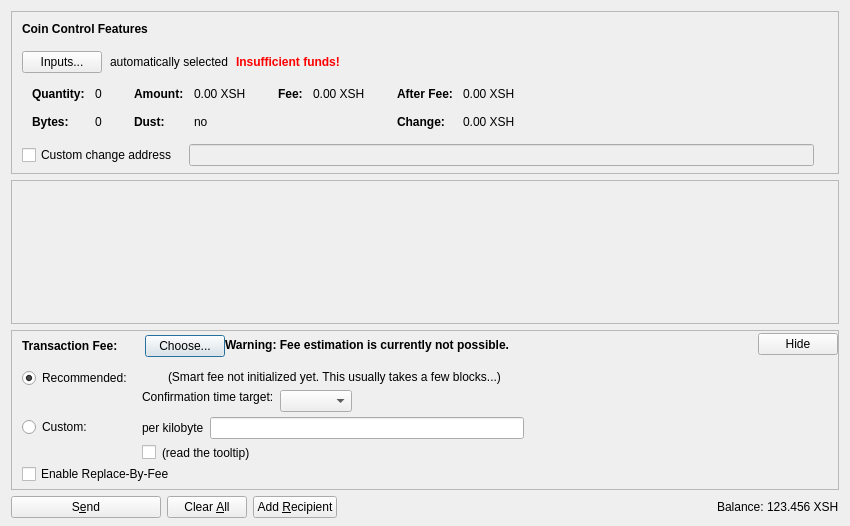
<?xml version="1.0" encoding="UTF-8"?>
<ui version="4.0">
 <class>SendCoinsDialog</class>
 <widget class="QDialog" name="SendCoinsDialog">
  <property name="geometry">
   <rect>
    <x>0</x>
    <y>0</y>
    <width>850</width>
    <height>526</height>
   </rect>
  </property>
  <property name="windowTitle">
   <string>Send Coins</string>
  </property>
  <layout class="QVBoxLayout" name="verticalLayout" stretch="0,1,0,0">
   <property name="bottomMargin">
    <number>8</number>
   </property>
   <item>
    <widget class="QFrame" name="frameCoinControl">
     <property name="sizePolicy">
      <sizepolicy hsizetype="Expanding" vsizetype="Expanding">
       <horstretch>0</horstretch>
       <verstretch>0</verstretch>
      </sizepolicy>
     </property>
     <property name="maximumSize">
      <size>
       <width>16777215</width>
       <height>16777215</height>
      </size>
     </property>
     <property name="frameShape">
      <enum>QFrame::StyledPanel</enum>
     </property>
     <property name="frameShadow">
      <enum>QFrame::Sunken</enum>
     </property>
     <layout class="QVBoxLayout" name="verticalLayoutCoinControl2">
      <property name="spacing">
       <number>0</number>
      </property>
      <property name="leftMargin">
       <number>0</number>
      </property>
      <property name="topMargin">
       <number>0</number>
      </property>
      <property name="rightMargin">
       <number>0</number>
      </property>
      <property name="bottomMargin">
       <number>6</number>
      </property>
      <item>
       <layout class="QVBoxLayout" name="verticalLayoutCoinControl" stretch="0,0,0,0,1">
        <property name="spacing">
         <number>0</number>
        </property>
        <property name="leftMargin">
         <number>10</number>
        </property>
        <property name="topMargin">
         <number>10</number>
        </property>
        <item>
         <layout class="QHBoxLayout" name="horizontalLayoutCoinControl1">
          <property name="bottomMargin">
           <number>15</number>
          </property>
          <item>
           <widget class="QLabel" name="labelCoinControlFeatures">
            <property name="sizePolicy">
             <sizepolicy hsizetype="Preferred" vsizetype="Maximum">
              <horstretch>0</horstretch>
              <verstretch>0</verstretch>
             </sizepolicy>
            </property>
            <property name="font">
             <font>
              <weight>75</weight>
              <bold>true</bold>
             </font>
            </property>
            <property name="styleSheet">
             <string notr="true">font-weight:bold;</string>
            </property>
            <property name="text">
             <string>Coin Control Features</string>
            </property>
           </widget>
          </item>
         </layout>
        </item>
        <item>
         <layout class="QHBoxLayout" name="horizontalLayoutCoinControl2" stretch="0,0,0,0">
          <property name="spacing">
           <number>8</number>
          </property>
          <property name="bottomMargin">
           <number>10</number>
          </property>
          <item>
           <widget class="QPushButton" name="pushButtonCoinControl">
            <property name="styleSheet">
             <string notr="true"/>
            </property>
            <property name="text">
             <string>Inputs...</string>
            </property>
            <property name="autoDefault">
             <bool>false</bool>
            </property>
           </widget>
          </item>
          <item>
           <widget class="QLabel" name="labelCoinControlAutomaticallySelected">
            <property name="text">
             <string>automatically selected</string>
            </property>
            <property name="margin">
             <number>5</number>
            </property>
           </widget>
          </item>
          <item>
           <widget class="QLabel" name="labelCoinControlInsuffFunds">
            <property name="font">
             <font>
              <weight>75</weight>
              <bold>true</bold>
             </font>
            </property>
            <property name="styleSheet">
             <string notr="true">color:red;font-weight:bold;</string>
            </property>
            <property name="text">
             <string>Insufficient funds!</string>
            </property>
            <property name="margin">
             <number>5</number>
            </property>
           </widget>
          </item>
          <item>
           <spacer name="horizontalSpacerCoinControl">
            <property name="orientation">
             <enum>Qt::Horizontal</enum>
            </property>
            <property name="sizeHint" stdset="0">
             <size>
              <width>40</width>
              <height>1</height>
             </size>
            </property>
           </spacer>
          </item>
         </layout>
        </item>
        <item>
         <widget class="QWidget" name="widgetCoinControl" native="true">
          <property name="sizePolicy">
           <sizepolicy hsizetype="Preferred" vsizetype="Preferred">
            <horstretch>0</horstretch>
            <verstretch>0</verstretch>
           </sizepolicy>
          </property>
          <property name="minimumSize">
           <size>
            <width>0</width>
            <height>0</height>
           </size>
          </property>
          <property name="styleSheet">
           <string notr="true"/>
          </property>
          <layout class="QHBoxLayout" name="horizontalLayoutCoinControl5">
           <property name="leftMargin">
            <number>0</number>
           </property>
           <property name="topMargin">
            <number>0</number>
           </property>
           <property name="rightMargin">
            <number>0</number>
           </property>
           <property name="bottomMargin">
            <number>0</number>
           </property>
           <item>
            <layout class="QHBoxLayout" name="horizontalLayoutCoinControl3" stretch="0,0,0,1">
             <property name="spacing">
              <number>20</number>
             </property>
             <property name="topMargin">
              <number>0</number>
             </property>
             <property name="bottomMargin">
              <number>10</number>
             </property>
             <item>
              <layout class="QFormLayout" name="formLayoutCoinControl1">
               <property name="horizontalSpacing">
                <number>10</number>
               </property>
               <property name="verticalSpacing">
                <number>14</number>
               </property>
               <property name="leftMargin">
                <number>10</number>
               </property>
               <property name="topMargin">
                <number>4</number>
               </property>
               <property name="rightMargin">
                <number>6</number>
               </property>
               <item row="0" column="0">
                <widget class="QLabel" name="labelCoinControlQuantityText">
                 <property name="font">
                  <font>
                   <weight>75</weight>
                   <bold>true</bold>
                  </font>
                 </property>
                 <property name="text">
                  <string>Quantity:</string>
                 </property>
                 <property name="margin">
                  <number>0</number>
                 </property>
                </widget>
               </item>
               <item row="0" column="1">
                <widget class="QLabel" name="labelCoinControlQuantity">
                 <property name="cursor">
                  <cursorShape>IBeamCursor</cursorShape>
                 </property>
                 <property name="contextMenuPolicy">
                  <enum>Qt::ActionsContextMenu</enum>
                 </property>
                 <property name="text">
                  <string notr="true">0</string>
                 </property>
                 <property name="margin">
                  <number>0</number>
                 </property>
                 <property name="textInteractionFlags">
                  <set>Qt::LinksAccessibleByMouse|Qt::TextSelectableByKeyboard|Qt::TextSelectableByMouse</set>
                 </property>
                </widget>
               </item>
               <item row="1" column="0">
                <widget class="QLabel" name="labelCoinControlBytesText">
                 <property name="font">
                  <font>
                   <weight>75</weight>
                   <bold>true</bold>
                  </font>
                 </property>
                 <property name="text">
                  <string>Bytes:</string>
                 </property>
                </widget>
               </item>
               <item row="1" column="1">
                <widget class="QLabel" name="labelCoinControlBytes">
                 <property name="cursor">
                  <cursorShape>IBeamCursor</cursorShape>
                 </property>
                 <property name="contextMenuPolicy">
                  <enum>Qt::ActionsContextMenu</enum>
                 </property>
                 <property name="text">
                  <string notr="true">0</string>
                 </property>
                 <property name="textInteractionFlags">
                  <set>Qt::LinksAccessibleByMouse|Qt::TextSelectableByKeyboard|Qt::TextSelectableByMouse</set>
                 </property>
                </widget>
               </item>
              </layout>
             </item>
             <item>
              <layout class="QFormLayout" name="formLayoutCoinControl2">
               <property name="horizontalSpacing">
                <number>10</number>
               </property>
               <property name="verticalSpacing">
                <number>14</number>
               </property>
               <property name="leftMargin">
                <number>6</number>
               </property>
               <property name="topMargin">
                <number>4</number>
               </property>
               <property name="rightMargin">
                <number>6</number>
               </property>
               <item row="0" column="0">
                <widget class="QLabel" name="labelCoinControlAmountText">
                 <property name="font">
                  <font>
                   <weight>75</weight>
                   <bold>true</bold>
                  </font>
                 </property>
                 <property name="text">
                  <string>Amount:</string>
                 </property>
                 <property name="margin">
                  <number>0</number>
                 </property>
                </widget>
               </item>
               <item row="0" column="1">
                <widget class="QLabel" name="labelCoinControlAmount">
                 <property name="cursor">
                  <cursorShape>IBeamCursor</cursorShape>
                 </property>
                 <property name="contextMenuPolicy">
                  <enum>Qt::ActionsContextMenu</enum>
                 </property>
                 <property name="text">
                  <string notr="true">0.00 XSH</string>
                 </property>
                 <property name="textInteractionFlags">
                  <set>Qt::LinksAccessibleByMouse|Qt::TextSelectableByKeyboard|Qt::TextSelectableByMouse</set>
                 </property>
                </widget>
               </item>
               <item row="1" column="0">
                <widget class="QLabel" name="labelCoinControlLowOutputText">
                 <property name="font">
                  <font>
                   <weight>75</weight>
                   <bold>true</bold>
                  </font>
                 </property>
                 <property name="text">
                  <string>Dust:</string>
                 </property>
                </widget>
               </item>
               <item row="1" column="1">
                <widget class="QLabel" name="labelCoinControlLowOutput">
                 <property name="cursor">
                  <cursorShape>IBeamCursor</cursorShape>
                 </property>
                 <property name="contextMenuPolicy">
                  <enum>Qt::ActionsContextMenu</enum>
                 </property>
                 <property name="text">
                  <string notr="true">no</string>
                 </property>
                 <property name="textInteractionFlags">
                  <set>Qt::LinksAccessibleByMouse|Qt::TextSelectableByKeyboard|Qt::TextSelectableByMouse</set>
                 </property>
                </widget>
               </item>
              </layout>
             </item>
             <item>
              <layout class="QFormLayout" name="formLayoutCoinControl3">
               <property name="horizontalSpacing">
                <number>10</number>
               </property>
               <property name="verticalSpacing">
                <number>14</number>
               </property>
               <property name="leftMargin">
                <number>6</number>
               </property>
               <property name="topMargin">
                <number>4</number>
               </property>
               <property name="rightMargin">
                <number>6</number>
               </property>
               <item row="0" column="0">
                <widget class="QLabel" name="labelCoinControlFeeText">
                 <property name="font">
                  <font>
                   <weight>75</weight>
                   <bold>true</bold>
                  </font>
                 </property>
                 <property name="text">
                  <string>Fee:</string>
                 </property>
                 <property name="margin">
                  <number>0</number>
                 </property>
                </widget>
               </item>
               <item row="0" column="1">
                <widget class="QLabel" name="labelCoinControlFee">
                 <property name="cursor">
                  <cursorShape>IBeamCursor</cursorShape>
                 </property>
                 <property name="contextMenuPolicy">
                  <enum>Qt::ActionsContextMenu</enum>
                 </property>
                 <property name="text">
                  <string notr="true">0.00 XSH</string>
                 </property>
                 <property name="textInteractionFlags">
                  <set>Qt::LinksAccessibleByMouse|Qt::TextSelectableByKeyboard|Qt::TextSelectableByMouse</set>
                 </property>
                </widget>
               </item>
              </layout>
             </item>
             <item>
              <layout class="QFormLayout" name="formLayoutCoinControl4">
               <property name="horizontalSpacing">
                <number>10</number>
               </property>
               <property name="verticalSpacing">
                <number>14</number>
               </property>
               <property name="leftMargin">
                <number>6</number>
               </property>
               <property name="topMargin">
                <number>4</number>
               </property>
               <property name="rightMargin">
                <number>6</number>
               </property>
               <item row="0" column="0">
                <widget class="QLabel" name="labelCoinControlAfterFeeText">
                 <property name="font">
                  <font>
                   <weight>75</weight>
                   <bold>true</bold>
                  </font>
                 </property>
                 <property name="text">
                  <string>After Fee:</string>
                 </property>
                 <property name="margin">
                  <number>0</number>
                 </property>
                </widget>
               </item>
               <item row="0" column="1">
                <widget class="QLabel" name="labelCoinControlAfterFee">
                 <property name="cursor">
                  <cursorShape>IBeamCursor</cursorShape>
                 </property>
                 <property name="contextMenuPolicy">
                  <enum>Qt::ActionsContextMenu</enum>
                 </property>
                 <property name="text">
                  <string notr="true">0.00 XSH</string>
                 </property>
                 <property name="textInteractionFlags">
                  <set>Qt::LinksAccessibleByMouse|Qt::TextSelectableByKeyboard|Qt::TextSelectableByMouse</set>
                 </property>
                </widget>
               </item>
               <item row="1" column="0">
                <widget class="QLabel" name="labelCoinControlChangeText">
                 <property name="font">
                  <font>
                   <weight>75</weight>
                   <bold>true</bold>
                  </font>
                 </property>
                 <property name="text">
                  <string>Change:</string>
                 </property>
                </widget>
               </item>
               <item row="1" column="1">
                <widget class="QLabel" name="labelCoinControlChange">
                 <property name="cursor">
                  <cursorShape>IBeamCursor</cursorShape>
                 </property>
                 <property name="contextMenuPolicy">
                  <enum>Qt::ActionsContextMenu</enum>
                 </property>
                 <property name="text">
                  <string notr="true">0.00 XSH</string>
                 </property>
                 <property name="textInteractionFlags">
                  <set>Qt::LinksAccessibleByMouse|Qt::TextSelectableByKeyboard|Qt::TextSelectableByMouse</set>
                 </property>
                </widget>
               </item>
              </layout>
             </item>
            </layout>
           </item>
          </layout>
         </widget>
        </item>
        <item>
         <layout class="QHBoxLayout" name="horizontalLayoutCoinControl4" stretch="0,0,0">
          <property name="spacing">
           <number>12</number>
          </property>
          <property name="sizeConstraint">
           <enum>QLayout::SetDefaultConstraint</enum>
          </property>
          <property name="topMargin">
           <number>5</number>
          </property>
          <property name="rightMargin">
           <number>5</number>
          </property>
          <item>
           <widget class="QCheckBox" name="checkBoxCoinControlChange">
            <property name="toolTip">
             <string>If this is activated, but the change address is empty or invalid, change will be sent to a newly generated address.</string>
            </property>
            <property name="text">
             <string>Custom change address</string>
            </property>
           </widget>
          </item>
          <item>
           <widget class="QValidatedLineEdit" name="lineEditCoinControlChange">
            <property name="enabled">
             <bool>false</bool>
            </property>
            <property name="sizePolicy">
             <sizepolicy hsizetype="Expanding" vsizetype="Fixed">
              <horstretch>0</horstretch>
              <verstretch>0</verstretch>
             </sizepolicy>
            </property>
           </widget>
          </item>
          <item>
           <widget class="QLabel" name="labelCoinControlChangeLabel">
            <property name="sizePolicy">
             <sizepolicy hsizetype="Preferred" vsizetype="Expanding">
              <horstretch>0</horstretch>
              <verstretch>0</verstretch>
             </sizepolicy>
            </property>
            <property name="minimumSize">
             <size>
              <width>0</width>
              <height>0</height>
             </size>
            </property>
            <property name="text">
             <string/>
            </property>
            <property name="margin">
             <number>3</number>
            </property>
           </widget>
          </item>
         </layout>
        </item>
        <item>
         <spacer name="verticalSpacerCoinControl">
          <property name="orientation">
           <enum>Qt::Vertical</enum>
          </property>
          <property name="sizeHint" stdset="0">
           <size>
            <width>800</width>
            <height>1</height>
           </size>
          </property>
         </spacer>
        </item>
       </layout>
      </item>
     </layout>
    </widget>
   </item>
   <item>
    <widget class="QScrollArea" name="scrollArea">
     <property name="widgetResizable">
      <bool>true</bool>
     </property>
     <widget class="QWidget" name="scrollAreaWidgetContents">
      <property name="geometry">
       <rect>
        <x>0</x>
        <y>0</y>
        <width>830</width>
        <height>104</height>
       </rect>
      </property>
      <layout class="QVBoxLayout" name="verticalLayout_2" stretch="0,1">
       <property name="leftMargin">
        <number>0</number>
       </property>
       <property name="topMargin">
        <number>0</number>
       </property>
       <property name="rightMargin">
        <number>0</number>
       </property>
       <property name="bottomMargin">
        <number>0</number>
       </property>
       <item>
        <layout class="QVBoxLayout" name="entries">
         <property name="spacing">
          <number>6</number>
         </property>
        </layout>
       </item>
       <item>
        <spacer name="verticalSpacer">
         <property name="orientation">
          <enum>Qt::Vertical</enum>
         </property>
         <property name="sizeHint" stdset="0">
          <size>
           <width>20</width>
           <height>40</height>
          </size>
         </property>
        </spacer>
       </item>
      </layout>
     </widget>
    </widget>
   </item>
   <item>
    <widget class="QFrame" name="frameFee">
     <property name="sizePolicy">
      <sizepolicy hsizetype="Expanding" vsizetype="Expanding">
       <horstretch>0</horstretch>
       <verstretch>0</verstretch>
      </sizepolicy>
     </property>
     <property name="maximumSize">
      <size>
       <width>16777215</width>
       <height>16777215</height>
      </size>
     </property>
     <property name="frameShape">
      <enum>QFrame::StyledPanel</enum>
     </property>
     <property name="frameShadow">
      <enum>QFrame::Sunken</enum>
     </property>
     <layout class="QVBoxLayout" name="verticalLayoutFee1">
      <property name="spacing">
       <number>0</number>
      </property>
      <property name="leftMargin">
       <number>0</number>
      </property>
      <property name="topMargin">
       <number>0</number>
      </property>
      <property name="rightMargin">
       <number>0</number>
      </property>
      <property name="bottomMargin">
       <number>0</number>
      </property>
      <item>
       <layout class="QVBoxLayout" name="verticalLayoutFee2" stretch="0,0,0">
        <property name="spacing">
         <number>0</number>
        </property>
        <property name="leftMargin">
         <number>10</number>
        </property>
        <property name="topMargin">
         <number>0</number>
        </property>
        <item>
         <layout class="QHBoxLayout" name="horizontalLayoutFee1">
          <property name="bottomMargin">
           <number>0</number>
          </property>
          <item>
           <layout class="QVBoxLayout" name="verticalLayoutFee7">
            <property name="spacing">
             <number>0</number>
            </property>
            <item>
             <spacer name="verticalSpacerSmartFee">
              <property name="orientation">
               <enum>Qt::Vertical</enum>
              </property>
              <property name="sizeType">
               <enum>QSizePolicy::Fixed</enum>
              </property>
              <property name="sizeHint" stdset="0">
               <size>
                <width>1</width>
                <height>4</height>
               </size>
              </property>
             </spacer>
            </item>
            <item>
             <layout class="QHBoxLayout" name="horizontalLayoutSmartFee">
              <property name="spacing">
               <number>10</number>
              </property>
              <item>
               <widget class="QLabel" name="labelFeeHeadline">
                <property name="sizePolicy">
                 <sizepolicy hsizetype="Preferred" vsizetype="Maximum">
                  <horstretch>0</horstretch>
                  <verstretch>0</verstretch>
                 </sizepolicy>
                </property>
                <property name="font">
                 <font>
                  <weight>75</weight>
                  <bold>true</bold>
                 </font>
                </property>
                <property name="styleSheet">
                 <string notr="true">font-weight:bold;</string>
                </property>
                <property name="text">
                 <string>Transaction Fee:</string>
                </property>
               </widget>
              </item>
              <item>
               <widget class="QLabel" name="labelFeeMinimized">
                <property name="text">
                 <string/>
                </property>
               </widget>
              </item>
              <item>
               <widget class="QPushButton" name="buttonChooseFee">
                <property name="text">
                 <string>Choose...</string>
                </property>
               </widget>
              </item>
             </layout>
            </item>
            <item>
             <spacer name="verticalSpacer_5">
              <property name="orientation">
               <enum>Qt::Vertical</enum>
              </property>
              <property name="sizeHint" stdset="0">
               <size>
                <width>1</width>
                <height>1</height>
               </size>
              </property>
             </spacer>
            </item>
           </layout>
          </item>
          <item>
           <widget class="QLabel" name="fallbackFeeWarningLabel">
            <property name="toolTip">
             <string>Using the fallbackfee can result in sending a transaction that will take several hours or days (or never) to confirm. Consider choosing your fee manually or wait until you have validated the complete chain.</string>
            </property>
            <property name="font">
            <font>
                <weight>75</weight>
                <bold>true</bold>
            </font>
            </property>
            <property name="text">
             <string>Warning: Fee estimation is currently not possible.</string>
            </property>
            <property name="wordWrap">
             <bool>false</bool>
            </property>
           </widget>
          </item>
          <item>
           <spacer name="horizontalSpacer_4">
            <property name="orientation">
             <enum>Qt::Horizontal</enum>
            </property>
            <property name="sizeType">
             <enum>QSizePolicy::MinimumExpanding</enum>
            </property>
            <property name="sizeHint" stdset="0">
             <size>
              <width>40</width>
              <height>20</height>
             </size>
            </property>
           </spacer>
          </item>
          <item>
           <widget class="QPushButton" name="buttonMinimizeFee">
            <property name="toolTip">
             <string>collapse fee-settings</string>
            </property>
            <property name="text">
             <string>Hide</string>
            </property>
           </widget>
          </item>
         </layout>
        </item>
        <item>
         <widget class="QFrame" name="frameFeeSelection">
          <layout class="QVBoxLayout" name="verticalLayoutFee12">
           <property name="spacing">
            <number>0</number>
           </property>
           <property name="leftMargin">
            <number>0</number>
           </property>
           <property name="topMargin">
            <number>0</number>
           </property>
           <property name="rightMargin">
            <number>0</number>
           </property>
           <property name="bottomMargin">
            <number>0</number>
           </property>
           <item>
            <layout class="QGridLayout" name="gridLayoutFee">
             <property name="topMargin">
              <number>10</number>
             </property>
             <property name="bottomMargin">
              <number>4</number>
             </property>
             <property name="horizontalSpacing">
              <number>10</number>
             </property>
             <property name="verticalSpacing">
              <number>4</number>
             </property>
             <item row="1" column="1">
              <layout class="QVBoxLayout" name="verticalLayoutFee8">
               <property name="spacing">
                <number>6</number>
               </property>
               <item>
                <layout class="QHBoxLayout" name="horizontalLayoutFee13">
                 <item>
                  <widget class="QLabel" name="labelCustomPerKilobyte">
                   <property name="toolTip">
                    <string>Specify a custom fee per kB (1,000 bytes) of the transaction's virtual size.

Note:  Since the fee is calculated on a per-byte basis, a fee of "100 satoshis per kB" for a transaction size of 500 bytes (half of 1 kB) would ultimately yield a fee of only 50 satoshis.</string>
                   </property>
                   <property name="text">
                    <string>per kilobyte</string>
                   </property>
                  </widget>
                 </item>
                 <item>
                  <widget class="SHIELDAmountField" name="customFee"/>
                 </item>
                 <item>
                  <spacer name="horizontalSpacer_6">
                   <property name="orientation">
                    <enum>Qt::Horizontal</enum>
                   </property>
                   <property name="sizeHint" stdset="0">
                    <size>
                     <width>1</width>
                     <height>1</height>
                    </size>
                   </property>
                  </spacer>
                 </item>
                </layout>
               </item>
               <item>
                <layout class="QHBoxLayout" name="horizontalLayoutFee8">
                 <item>
                  <widget class="QCheckBox" name="checkBoxMinimumFee">
                   <property name="toolTip">
                    <string>Paying only the minimum fee is just fine as long as there is less transaction volume than space in the blocks. But be aware that this can end up in a never confirming transaction once there is more demand for SHIELD transactions than the network can process.</string>
                   </property>
                   <property name="text">
                    <string/>
                   </property>
                  </widget>
                 </item>
                 <item>
                  <widget class="QLabel" name="labelMinFeeWarning">
                   <property name="enabled">
                    <bool>true</bool>
                   </property>
                   <property name="toolTip">
                    <string>Paying only the minimum fee is just fine as long as there is less transaction volume than space in the blocks. But be aware that this can end up in a never confirming transaction once there is more demand for SHIELD transactions than the network can process.</string>
                   </property>
                   <property name="text">
                    <string>(read the tooltip)</string>
                   </property>
                   <property name="margin">
                    <number>5</number>
                   </property>
                  </widget>
                 </item>
                 <item>
                  <spacer name="horizontalSpacer_2">
                   <property name="orientation">
                    <enum>Qt::Horizontal</enum>
                   </property>
                   <property name="sizeHint" stdset="0">
                    <size>
                     <width>1</width>
                     <height>1</height>
                    </size>
                   </property>
                  </spacer>
                 </item>
                </layout>
               </item>
              </layout>
             </item>
             <item row="0" column="0">
              <layout class="QVBoxLayout" name="verticalLayoutFee4" stretch="0,1">
               <item>
                <widget class="QRadioButton" name="radioSmartFee">
                 <property name="text">
                  <string>Recommended:</string>
                 </property>
                 <property name="checked">
                  <bool>true</bool>
                 </property>
                 <attribute name="buttonGroup">
                  <string notr="true">groupFee</string>
                 </attribute>
                </widget>
               </item>
               <item>
                <spacer name="verticalSpacer_2">
                 <property name="orientation">
                  <enum>Qt::Vertical</enum>
                 </property>
                 <property name="sizeHint" stdset="0">
                  <size>
                   <width>1</width>
                   <height>1</height>
                  </size>
                 </property>
                </spacer>
               </item>
              </layout>
             </item>
             <item row="1" column="0">
              <layout class="QVBoxLayout" name="verticalLayoutFee9" stretch="0,1">
               <item>
                <widget class="QRadioButton" name="radioCustomFee">
                 <property name="text">
                  <string>Custom:</string>
                 </property>
                 <attribute name="buttonGroup">
                  <string notr="true">groupFee</string>
                 </attribute>
                </widget>
               </item>
               <item>
                <spacer name="verticalSpacer_6">
                 <property name="orientation">
                  <enum>Qt::Vertical</enum>
                 </property>
                 <property name="sizeHint" stdset="0">
                  <size>
                   <width>1</width>
                   <height>1</height>
                  </size>
                 </property>
                </spacer>
               </item>
              </layout>
             </item>
             <item row="0" column="1">
              <layout class="QVBoxLayout" name="verticalLayoutFee3" stretch="0,0,1">
               <property name="spacing">
                <number>6</number>
               </property>
               <property name="topMargin">
                <number>2</number>
               </property>
               <item>
                <layout class="QHBoxLayout" name="horizontalLayoutFee12">
                 <item>
                  <widget class="QLabel" name="labelSmartFee">
                   <property name="text">
                    <string/>
                   </property>
                   <property name="margin">
                    <number>2</number>
                   </property>
                  </widget>
                 </item>
                 <item>
                  <widget class="QLabel" name="labelFeeEstimation">
                   <property name="text">
                    <string/>
                   </property>
                  </widget>
                 </item>
                 <item>
                  <widget class="QLabel" name="labelSmartFee2">
                   <property name="text">
                    <string>(Smart fee not initialized yet. This usually takes a few blocks...)</string>
                   </property>
                   <property name="margin">
                    <number>2</number>
                   </property>
                  </widget>
                 </item>
                 <item>
                  <spacer name="horizontalSpacer_5">
                   <property name="orientation">
                    <enum>Qt::Horizontal</enum>
                   </property>
                   <property name="sizeHint" stdset="0">
                    <size>
                     <width>1</width>
                     <height>1</height>
                    </size>
                   </property>
                  </spacer>
                 </item>
                </layout>
               </item>
               <item>
                <layout class="QHBoxLayout" name="horizontalLayoutFee9">
                 <item>
                  <layout class="QVBoxLayout" name="verticalLayoutFee6">
                   <item>
                    <widget class="QLabel" name="labelSmartFee3">
                     <property name="text">
                      <string>Confirmation time target:</string>
                     </property>
                     <property name="margin">
                      <number>2</number>
                     </property>
                    </widget>
                   </item>
                   <item>
                    <spacer name="verticalSpacer_3">
                     <property name="orientation">
                      <enum>Qt::Vertical</enum>
                     </property>
                     <property name="sizeHint" stdset="0">
                      <size>
                       <width>1</width>
                       <height>1</height>
                      </size>
                     </property>
                    </spacer>
                   </item>
                  </layout>
                 </item>
                 <item>
                  <layout class="QVBoxLayout" name="verticalLayoutFee5">
                   <property name="rightMargin">
                    <number>30</number>
                   </property>
                   <item>
                    <layout class="QHBoxLayout" name="horizontalLayoutConfTarget">
                     <property name="bottomMargin">
                      <number>0</number>
                     </property>
                     <item>
                      <widget class="QComboBox" name="confTargetSelector"/>
                     </item>
                     <item>
                      <spacer name="horizontalSpacerConfTarget">
                       <property name="orientation">
                        <enum>Qt::Horizontal</enum>
                       </property>
                       <property name="sizeHint" stdset="0">
                        <size>
                         <width>40</width>
                         <height>20</height>
                        </size>
                       </property>
                      </spacer>
                     </item>
                    </layout>
                   </item>
                  </layout>
                 </item>
                </layout>
               </item>
               <item>
                <spacer name="verticalSpacer_4">
                 <property name="orientation">
                  <enum>Qt::Vertical</enum>
                 </property>
                 <property name="sizeHint" stdset="0">
                  <size>
                   <width>1</width>
                   <height>1</height>
                  </size>
                 </property>
                </spacer>
               </item>
              </layout>
             </item>
            </layout>
           </item>
           <item>
            <widget class="QCheckBox" name="optInRBF">
             <property name="text">
              <string>Enable Replace-By-Fee</string>
             </property>
             <property name="toolTip">
              <string>With Replace-By-Fee (BIP-125) you can increase a transaction's fee after it is sent. Without this, a higher fee may be recommended to compensate for increased transaction delay risk.</string>
             </property>
            </widget>
           </item>
          </layout>
         </widget>
        </item>
        <item>
         <spacer name="verticalSpacerFee">
          <property name="orientation">
           <enum>Qt::Vertical</enum>
          </property>
          <property name="sizeHint" stdset="0">
           <size>
            <width>40</width>
            <height>5</height>
           </size>
          </property>
         </spacer>
        </item>
       </layout>
      </item>
     </layout>
    </widget>
   </item>
   <item>
    <layout class="QHBoxLayout" name="horizontalLayout">
     <item>
      <widget class="QPushButton" name="sendButton">
       <property name="minimumSize">
        <size>
         <width>150</width>
         <height>0</height>
        </size>
       </property>
       <property name="toolTip">
        <string>Confirm the send action</string>
       </property>
       <property name="text">
        <string>S&amp;end</string>
       </property>
       <property name="icon">
        <iconset resource="../shield.qrc">
         <normaloff>:/icons/send</normaloff>:/icons/send</iconset>
       </property>
       <property name="autoDefault">
        <bool>false</bool>
       </property>
       <property name="default">
        <bool>false</bool>
       </property>
      </widget>
     </item>
     <item>
      <widget class="QPushButton" name="clearButton">
       <property name="sizePolicy">
        <sizepolicy hsizetype="Minimum" vsizetype="Fixed">
         <horstretch>0</horstretch>
         <verstretch>0</verstretch>
        </sizepolicy>
       </property>
       <property name="toolTip">
        <string>Clear all fields of the form.</string>
       </property>
       <property name="text">
        <string>Clear &amp;All</string>
       </property>
       <property name="icon">
        <iconset resource="../shield.qrc">
         <normaloff>:/icons/remove</normaloff>:/icons/remove</iconset>
       </property>
       <property name="autoDefault">
        <bool>false</bool>
       </property>
      </widget>
     </item>
     <item>
      <widget class="QPushButton" name="addButton">
       <property name="toolTip">
        <string>Send to multiple recipients at once</string>
       </property>
       <property name="text">
        <string>Add &amp;Recipient</string>
       </property>
       <property name="icon">
        <iconset resource="../shield.qrc">
         <normaloff>:/icons/add</normaloff>:/icons/add</iconset>
       </property>
       <property name="autoDefault">
        <bool>false</bool>
       </property>
      </widget>
     </item>
     <item>
      <spacer name="horizontalSpacer">
       <property name="orientation">
        <enum>Qt::Horizontal</enum>
       </property>
       <property name="sizeHint" stdset="0">
        <size>
         <width>40</width>
         <height>20</height>
        </size>
       </property>
      </spacer>
     </item>
     <item>
      <layout class="QHBoxLayout" name="horizontalLayout_2">
       <property name="spacing">
        <number>3</number>
       </property>
       <item>
        <widget class="QLabel" name="label">
         <property name="sizePolicy">
          <sizepolicy hsizetype="Preferred" vsizetype="Fixed">
           <horstretch>0</horstretch>
           <verstretch>0</verstretch>
          </sizepolicy>
         </property>
         <property name="text">
          <string>Balance:</string>
         </property>
        </widget>
       </item>
       <item>
        <widget class="QLabel" name="labelBalance">
         <property name="sizePolicy">
          <sizepolicy hsizetype="Preferred" vsizetype="Fixed">
           <horstretch>0</horstretch>
           <verstretch>0</verstretch>
          </sizepolicy>
         </property>
         <property name="cursor">
          <cursorShape>IBeamCursor</cursorShape>
         </property>
         <property name="text">
          <string notr="true">123.456 XSH</string>
         </property>
         <property name="textInteractionFlags">
          <set>Qt::LinksAccessibleByMouse|Qt::TextSelectableByKeyboard|Qt::TextSelectableByMouse</set>
         </property>
        </widget>
       </item>
      </layout>
     </item>
    </layout>
   </item>
  </layout>
 </widget>
 <customwidgets>
  <customwidget>
   <class>QValidatedLineEdit</class>
   <extends>QLineEdit</extends>
   <header>qt/qvalidatedlineedit.h</header>
  </customwidget>
  <customwidget>
   <class>SHIELDAmountField</class>
   <extends>QLineEdit</extends>
   <header>qt/shieldamountfield.h</header>
   <container>1</container>
  </customwidget>
 </customwidgets>
 <resources>
  <include location="../shield.qrc"/>
 </resources>
 <connections/>
 <buttongroups>
  <buttongroup name="groupFee"/>
 </buttongroups>
</ui>
